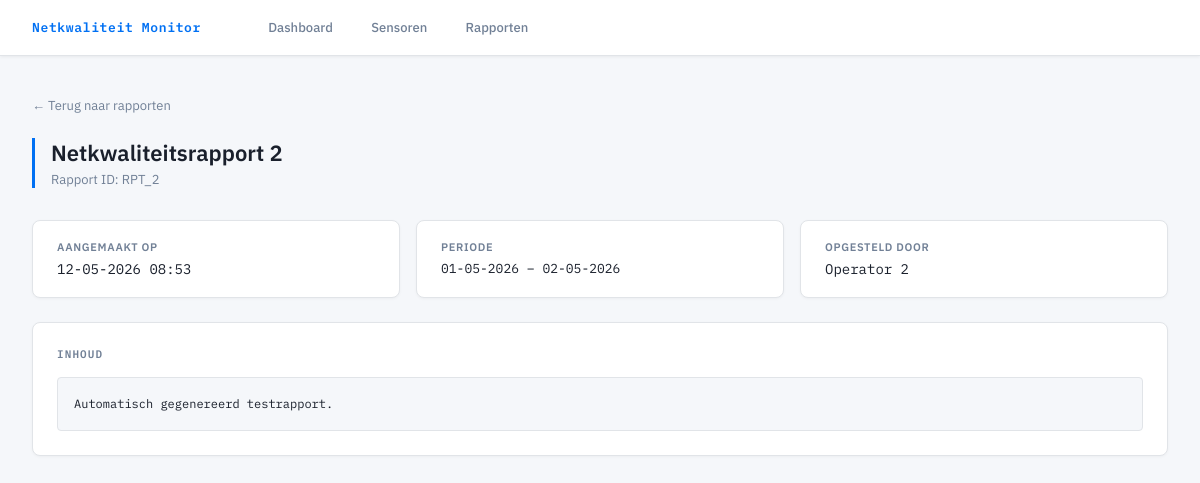
Page /monitoring/rapport/RPT_2/ on the committed database.
### monitoring/models.py (models this page shows, shortened)
class Rapport(models.Model):
    rapport_id = models.CharField(max_length=50, unique=True)
    titel = models.CharField(max_length=200)
    aangemaakt_op = models.DateTimeField(auto_now_add=True)
    periode_start = models.DateTimeField()
    periode_einde = models.DateTimeField()
    inhoud = models.TextField()
    operator = models.ForeignKey(Operator, on_delete=models.SET_NULL, null=True, blank=True)
    class Meta:
        verbose_name = "rapport"
        verbose_name_plural = "rapporten"

class Operator(models.Model):
    medewerker_id = models.CharField(max_length=50, unique=True)
    naam = models.CharField(max_length=100)
    rol = models.CharField(max_length=50, choices=[("beheerder", "Beheerder"),("technicus", "Technicus"),("monitor", "Monitor"),] )
    emailadres = models.EmailField()
    telefoonnummer = models.CharField(max_length=20, blank=True)
    actief = models.BooleanField(default=True)
    class Meta:
        verbose_name = "operator"
        verbose_name_plural = "operators"

### monitoring/views.py (the view)
# urls.py: path('rapport/<str:rapport_id>/', views.RapportDetailView.as_view(), name='rapport_detail'),
class RapportDetailView(generic.DetailView):
    template_name = 'monitoring/rapport_detail.html'
    model = Rapport
    context_object_name = 'rapport'
    slug_field = 'rapport_id'
    slug_url_kwarg = 'rapport_id'

### monitoring/templates/monitoring/rapport_detail.html (shortened to what this page needs)
{% extends "monitoring/base.html" %}
{% block content %}
<a href="{% url 'monitoring:rapport_lijst' %}" class="back-link">← Terug naar rapporten</a>
<div class="page-header">
    <h1>{{ rapport.titel }}</h1>
    <p>Rapport ID: {{ rapport.rapport_id }}</p>
</div>
<div style="display: grid; grid-template-columns: 1fr 1fr 1fr; gap: 1rem; margin-bottom: 1.5rem;">
    <div class="stat-card">
        <div class="stat-label">Aangemaakt op</div>
        <div style="font-family:var(--mono); font-size:14px; color:var(--text); margin-top:4px;">
            {{ rapport.aangemaakt_op|date:"d-m-Y H:i" }}
        </div>
    </div>
    <div class="stat-card">
        <div class="stat-label">Periode</div>
        <div style="font-family:var(--mono); font-size:13px; color:var(--text); margin-top:4px;">
            {{ rapport.periode_start|date:"d-m-Y" }} – {{ rapport.periode_einde|date:"d-m-Y" }}
        </div>
    </div>
    <div class="stat-card">
        <div class="stat-label">Opgesteld door</div>
        <div style="font-family:var(--mono); font-size:14px; color:var(--text); margin-top:4px;">
            {{ rapport.operator.naam|default:"Onbekend" }}
        </div>
    </div>
</div>
<div class="card">
    <div class="card-title">Inhoud</div>
    <pre style="font-family:var(--mono); font-size:12px; color:var(--text); white-space:pre-wrap; line-height:1.6; background:var(--bg); padding:1rem; border-radius:4px; border:1px solid var(--border);">{{ rapport.inhoud }}</pre>
</div>
{% endblock %}

### monitoring/templates/monitoring/base.html (style rules this page uses)
:root { --bg: #f5f7fa; --surface: #ffffff; --border: #e1e4e8; --accent: #0070f3; --accent2: #f5a623; --danger: #e53e3e; --success: #38a169; --text: #1a202c; --muted: #718096; --mono: 'IBM Plex Mono', monospace; --sans: 'IBM Plex Sans', sans-serif; }
* { box-sizing: border-box; margin: 0; padding: 0; }
body { background: var(--bg); color: var(--text); font-family: var(--sans); font-size: 14px; min-height: 100vh; }
.page-header { margin-bottom: 2rem; border-left: 3px solid var(--accent); padding-left: 1rem; }
.page-header h1 { font-family: var(--sans); font-size: 22px; font-weight: 600; color: var(--text); }
.page-header p { color: var(--muted); margin-top: 4px; font-size: 13px; }
.card { background: var(--surface); border: 1px solid var(--border); border-radius: 8px; padding: 1.5rem; margin-bottom: 1.5rem; box-shadow: 0 1px 3px rgba(0,0,0,0.04); }
.card-title { font-family: var(--mono); font-size: 11px; font-weight: 600; letter-spacing: 0.1em; text-transform: uppercase; color: var(--muted); margin-bottom: 1rem; }
a { color: var(--accent); text-decoration: none; }
.back-link { display: inline-flex; align-items: center; gap: 6px; color: var(--muted); font-size: 13px; margin-bottom: 1.5rem; }
.stat-card { background: var(--surface); border: 1px solid var(--border); border-radius: 8px; padding: 1.2rem 1.5rem; box-shadow: 0 1px 3px rgba(0,0,0,0.04); }
.stat-label { font-size: 11px; font-weight: 600; letter-spacing: 0.06em; text-transform: uppercase; color: var(--muted); margin-bottom: 6px; }

### rows in the picture
Rapport: titel "Netkwaliteitsrapport 2", rapport_id "RPT_2", aangemaakt_op "12-05-2026 08:53", periode_start "01-05-2026", periode_einde "02-05-2026", operator.naam "Operator 2", inhoud "Automatisch gegenereerd testrapport."
